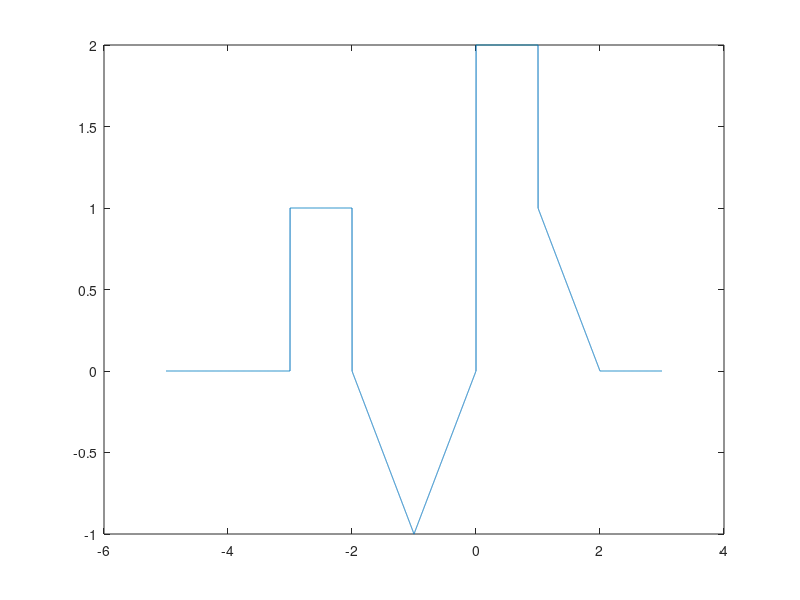

The MATLAB script that drew this image:
clc;
clear all;
close all;
%%
x = -5:0.001:3;
for i = 1:length(x)
        if (x(i) <= -5) || (x(i) >= (2))
            y(i) = 0;
        elseif x(i) >= (-5) && x(i) <= (-3)
            y(i) = 0;
        elseif x(i) >= (-3) && x(i) <= (-2)
            y(i) = 1;
        elseif x(i) >= (-2) && x(i) <= (-1)
            y(i) = (-x(i)-2);
        elseif x(i) >= (-1) && x(i) <= (0)
            y(i) = (x(i));
        elseif x(i) >= (0) && x(i) <= (1)
            y(i) = 2;
        elseif x(i) >= (1) && x(i) <= (2)
            y(i) = -x(i)+2;
        end;
    end;
    plot(x, y);
